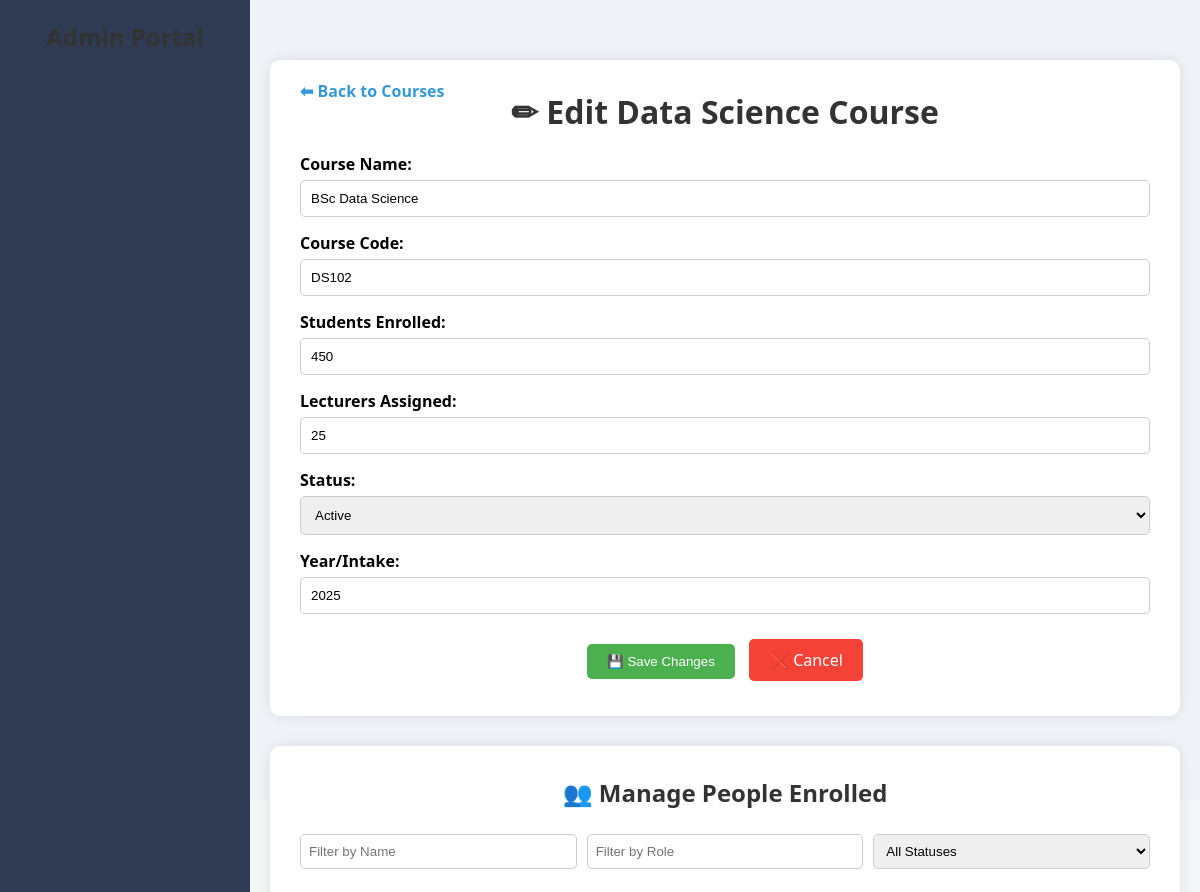
Page /course/4/edit (upper part) on the earlier database version.
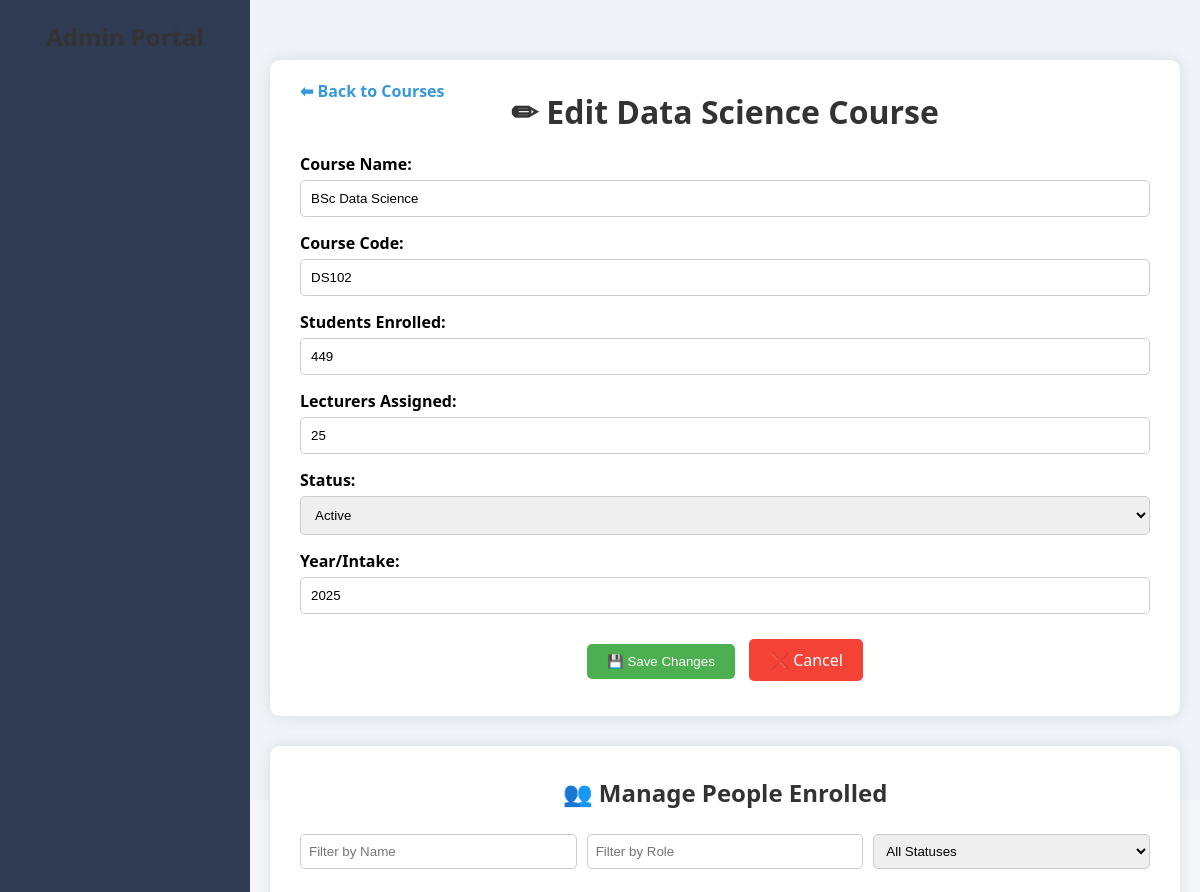
Same page on the later database version.
### tables this page shows
CREATE TABLE courses (
    id INTEGER PRIMARY KEY AUTOINCREMENT,
    name TEXT NOT NULL,
    code TEXT NOT NULL UNIQUE,
    students INTEGER DEFAULT 0,
    lecturers INTEGER DEFAULT 0,
    status TEXT DEFAULT 'Active',
    attendance INTEGER DEFAULT 75,
    average_grade REAL DEFAULT 65,
    satisfaction INTEGER DEFAULT 4
, year INTEGER DEFAULT 2024);

### app.py (the view, shortened to what this page needs)
@app.route('/course/<int:course_id>/edit', methods=['GET', 'POST'])
def edit_course(course_id):
    conn = get_db_connection()
    course = conn.execute('SELECT * FROM courses WHERE id = ?', (course_id,)).fetchone()
    users_in_course = conn.execute('''
    SELECT s.id, s.username, s.email, s.role, s.join_date, s.enrollment_status, s.id AS uni_id
    FROM students s
    JOIN enrollments e ON s.id = e.student_id
    WHERE e.course_id = ?
    ORDER BY
        CASE s.role
            WHEN 'Student' THEN 1
            WHEN 'Lecturer' THEN 2
            WHEN 'Teacher Assistant' THEN 3
            WHEN 'Admin' THEN 4
            ELSE 5
        END,
        s.join_date DESC
''', (course_id,)).fetchall()
    conn.close()
    if not course:
        return "Course Not Found", 404
    course = dict(course)
    users = [
    dict(user) | {
        'id': dict(user).get('id') or dict(user).get('uni_id') or 'N/A',
        'uni_id': dict(user).get('uni_id') or dict(user).get('id') or 'N/A'
    }
    for user in users_in_course
]
    if "Software" in course["name"]:
        template = 'edit_software.html'
    elif "Data Science" in course["name"]:
        template = 'edit_data_science.html'
    else:
        template = 'edit_generic.html'
    return render_template(template, course=course, users=users, success=request.args.get('success'))

### app.py (called while the page is built)
def get_db_connection():
    conn = sqlite3.connect('courses.db')
    conn.row_factory = sqlite3.Row
    return conn

### templates/edit_data_science.html (shortened to what this page needs)
<!DOCTYPE html>
<html lang="en">
<head>
  <link rel="stylesheet" href="{{ url_for('static', filename='lecturer_navbar.css') }}" />
</head>
<body>
{% include 'navbar_admin.html' %}
<div class="main-content">
  <div class="form-container">
    <a href="{{ url_for('course_management') }}" class="back-link">⬅ Back to Courses</a>
    <h1>✏ Edit Data Science Course</h1>
    <form action="{{ url_for('edit_course', course_id=course['id']) }}" method="POST">
      <label for="name">Course Name:</label>
      <input type="text" id="name" name="name" value="{{ course['name'] }}" required>
      <label for="code">Course Code:</label>
      <input type="text" id="code" name="code" value="{{ course['code'] }}" required>
      <label for="students">Students Enrolled:</label>
      <input type="number" id="students" name="students" value="{{ course['students'] }}" required>
      <label for="lecturers">Lecturers Assigned:</label>
      <input type="number" id="lecturers" name="lecturers" value="{{ course['lecturers'] }}" required>
      <label for="status">Status:</label>
      <select id="status" name="status" required>
        <option value="Active" {% if course['status'] == 'Active' %}selected{% endif %}>Active</option>
      </select>
      <label for="year">Year/Intake:</label>
      <input type="number" id="year" name="year" value="{{ course['year'] }}" required>
      <div class="btn-container">
        <button type="submit" class="save-btn">💾 Save Changes</button>
        <a href="{{ url_for('course_management') }}" class="cancel-btn">❌ Cancel</a>
      </div>
    </form>
  </div>
  <div class="table-container">
    <h2>👥 Manage People Enrolled</h2>
    <div class="filter-inputs">
      <input type="text" id="nameFilter" placeholder="Filter by Name" onkeyup="applyFilters()">
      <input type="text" id="roleFilter" placeholder="Filter by Role" onkeyup="applyFilters()">
      <select id="statusFilter" onchange="applyFilters()">
        <option value="">All Statuses</option>
      </select>
    </div>
  </div>
</div>
</body>
</html>

Differences in the rows shown:
changed courses "BSc Data Science": students "450" → "449"
